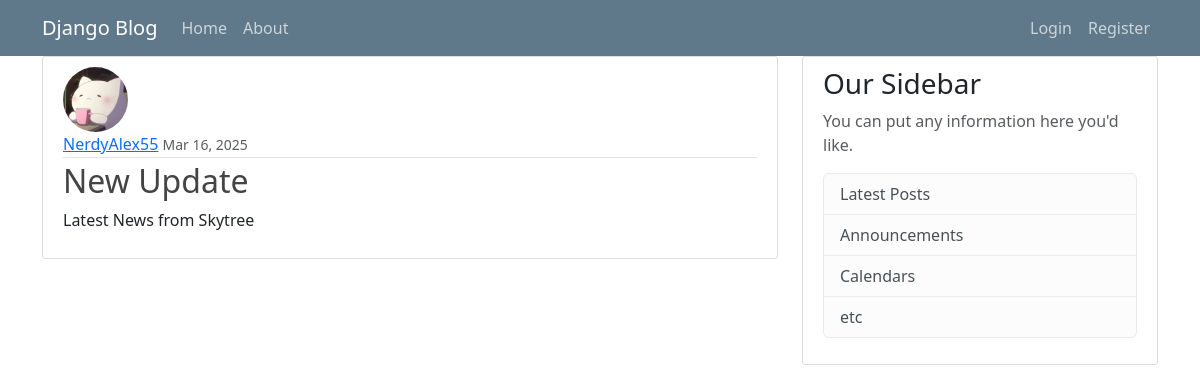
Page /post/6/ on the committed database.
### blog/models.py (models this page shows, shortened)
class Post(models.Model):
    title = models.CharField(max_length=800)
    context = models.TextField()
    date = models.DateTimeField(default=timezone.now)
    author = models.ForeignKey(User, on_delete=models.CASCADE)

### users/models.py (models this page shows, shortened)
class Profile(models.Model):
    user = models.OneToOneField(User, on_delete=models.CASCADE)
    image = models.ImageField(default='profile_pics/default.jpg', upload_to='profile_pics')

### blog/views.py (the view)
# urls.py: path('post/<int:pk>/', PostDetailView.as_view(), name="post-detail"),
class PostDetailView(DetailView):
    model = Post

### blog/templates/blog/post_detail.html (shortened to what this page needs)
{% extends "blog/base.html"%}
{% block content %}
    <article class="media content-section">
        <img class="rounded-circle article-img" src="{{ object.author.profile.image.url }}">
        <div class="media-body">
            <div class="article-metadata">
                <a class="mr-2" href="#">{{ object.author }}</a>
                <small class="text-muted">{{ object.date|date:"M d, Y" }}</small>
            </div>
            <h2 class="article-title">{{ object.title }}</h2>
            <p class="article-content">{{ object.context }}</p>
        </div>
    </article>
{% endblock %}

### blog/static/blog/main.css (style rules this page uses)
body { background: #fafafa; color: #333333; margin-top: 5rem; }
h1, h2, h3, h4, h5, h6 { color: #444444; }
.content-section { background: #ffffff; padding: 10px 20px; border: 1px solid #dddddd; border-radius: 3px; margin-bottom: 20px; }
.article-title { color: #444444; }
.article-content { white-space: pre-line; }
.article-img { height: 65px; width: 65px; margin-right: 16px; }
.article-metadata { padding-bottom: 1px; margin-bottom: 4px; border-bottom: 1px solid #e3e3e3 }

### rows in the picture
Post: author.profile.image (picture), author "NerdyAlex55", date "Mar 16, 2025", title "New Update", context "Latest News from Skytree"
